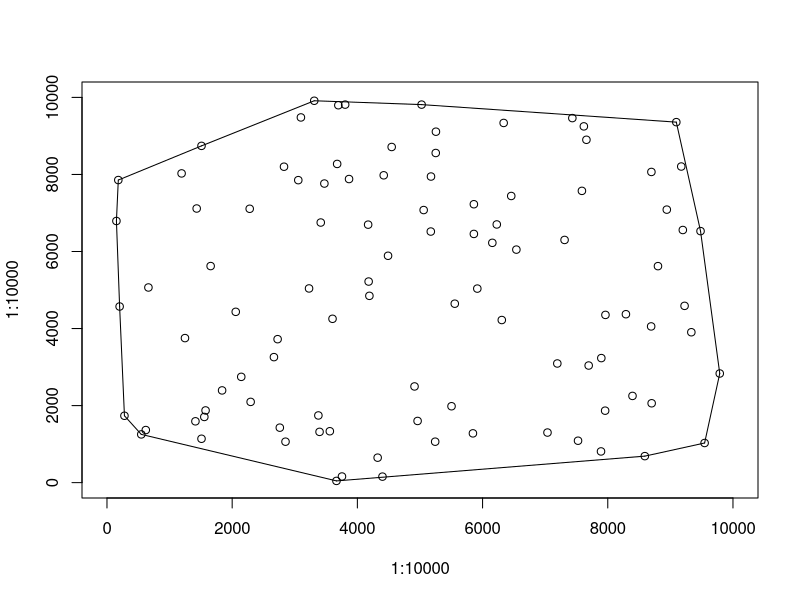

Write the R code that produced this figure.
#! /usr/bin/env Rscript
png("convex.png", width=700, height=700)
plot(1:10000, 1:10000, type="n")

#points
points(151,6792)
points(181,7855)
points(202,4572)
points(279,1736)
points(548,1252)
points(620,1365)
points(662,5066)
points(1192,8027)
points(1246,3752)
points(1413,1592)
points(1433,7116)
points(1510,1139)
points(1510,8742)
points(1555,1705)
points(1575,1874)
points(1656,5622)
points(1839,2394)
points(2057,4434)
points(2145,2746)
points(2280,7109)
points(2295,2096)
points(2667,3258)
points(2726,3724)
points(2761,1427)
points(2828,8201)
points(2852,1063)
points(3056,7852)
points(3098,9480)
points(3228,5041)
points(3311,9913)
points(3377,1744)
points(3396,1318)
points(3415,6752)
points(3473,7764)
points(3560,1334)
points(3603,4253)
points(3666,45)
points(3677,8273)
points(3696,9797)
points(3754,159)
points(3805,9813)
points(3867,7881)
points(4172,6697)
points(4180,5220)
points(4192,4849)
points(4324,648)
points(4401,156)
points(4421,7978)
points(4490,5889)
points(4548,8713)
points(4913,2497)
points(4962,1601)
points(5026,9813)
points(5059,7076)
points(5173,6518)
points(5176,7946)
points(5243,1063)
points(5252,8557)
points(5255,9110)
points(5504,1983)
points(5556,4645)
points(5846,1279)
points(5861,6456)
points(5861,7227)
points(5916,5037)
points(6156,6225)
points(6227,6702)
points(6307,4221)
points(6337,9337)
points(6458,7441)
points(6540,6049)
points(7037,1300)
points(7194,3093)
points(7310,6300)
points(7434,9463)
points(7525,1088)
points(7587,7574)
points(7618,9248)
points(7659,8900)
points(7695,3040)
points(7892,810)
points(7897,3233)
points(7958,1868)
points(7963,4354)
points(8290,4372)
points(8395,2251)
points(8592,688)
points(8693,4055)
points(8697,8065)
points(8701,2060)
points(8802,5620)
points(8943,7087)
points(9095,9358)
points(9174,8206)
points(9199,6558)
points(9227,4589)
points(9335,3904)
points(9482,6529)
points(9547,1029)
points(9789,2833)

#line segments
segments(151,6792,181,7855)
segments(181,7855,1510,8742)
segments(1510,8742,3311,9913)
segments(3311,9913,5026,9813)
segments(5026,9813,9095,9358)
segments(9095,9358,9482,6529)
segments(9482,6529,9789,2833)
segments(9789,2833,9547,1029)
segments(9547,1029,8592,688)
segments(8592,688,3666,45)
segments(3666,45,548,1252)
segments(548,1252,279,1736)
segments(279,1736,202,4572)
segments(202,4572,151,6792)
dev.off()
